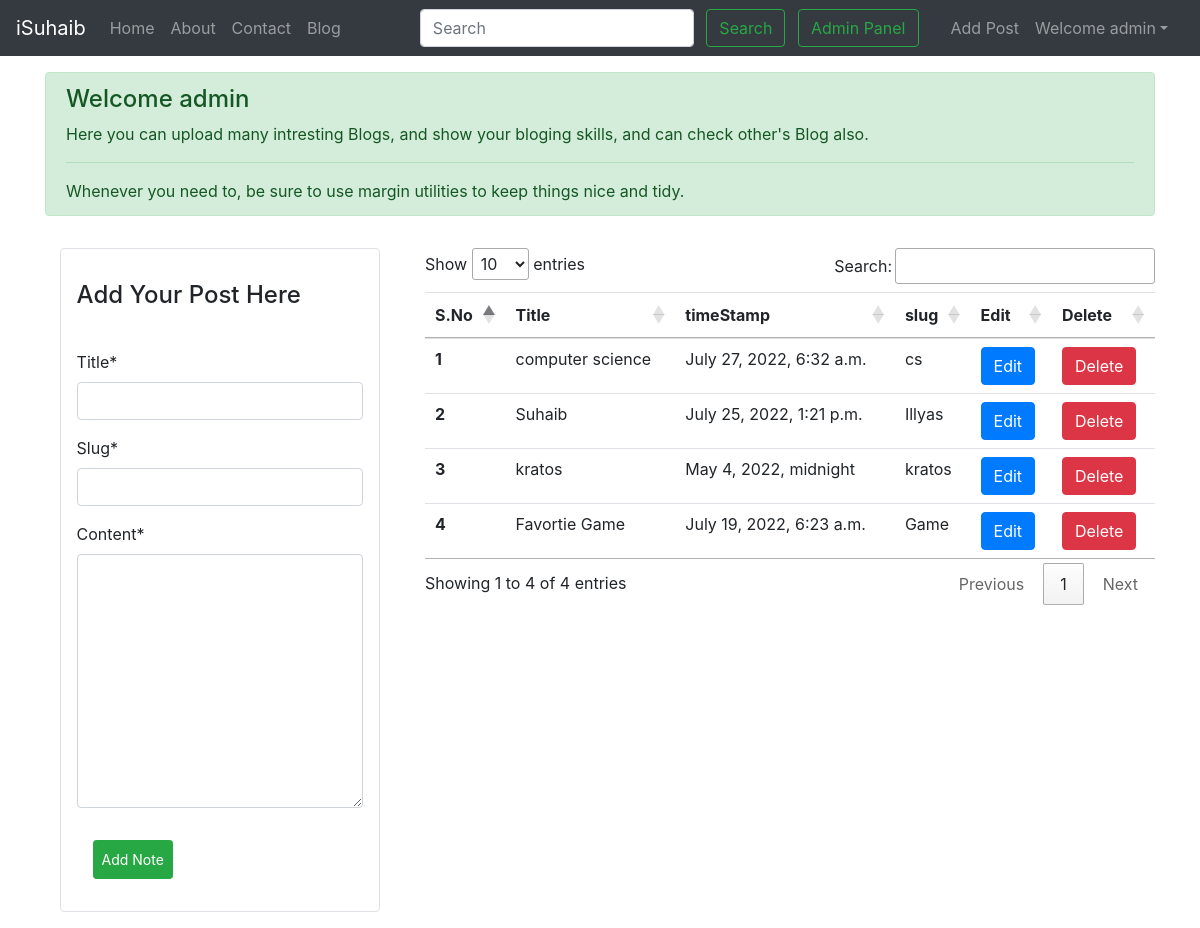
The page /blog/upload/ (signed in) on the database its author committed.
### blog/models.py (models this page shows, shortened)
class Post(models.Model):
    id=models.AutoField(primary_key=True)
    title=models.CharField(max_length=255)
    user=models.ForeignKey(User, on_delete=models.CASCADE, default=0)
    slug=models.CharField(max_length=130)
    timeStamp=models.DateTimeField(blank=True, default=now)
    content=models.TextField()
    img = models.ImageField(upload_to='static', default=0)

### blog/views.py (the view, shortened to what this page needs)
# urls.py: path('upload/', views.upload, name = 'upload-post'),
def upload(request):
    if request.user.is_authenticated:
        form = UserPost()
        notes = Post.objects.filter(user = request.user ).order_by('-id')
        data ={
            'form':form,
            'notes':notes
        }
        return render(request, template_name='blog/upload_form.html',context = data)
    else:
        return redirect('home')

### blog/forms.py
class UserPost(forms.ModelForm):
    class Meta:
        model = Post
        fields = ['title','slug','content']

### templates/blog/upload_form.html (shortened to what this page needs)
{% extends 'base.html' %}
{% load crispy_forms_tags %}
{% block body %}
<div class="container mt-3">
        <div class="alert alert-success" role="alert">
                <h4 class="alert-heading">Welcome {{request.user.username}}</h4>
                <p>Here you can upload many intresting Blogs, and show your bloging skills, and can check other's Blog also.</p>
                <hr>
                <p class="mb-0">Whenever you need to, be sure to use margin utilities to keep things nice and tidy.</p>
        </div>
</div>
<div class="container">
        <div class="row">
                <div class="col-lg-4 mt-3 mb-3">
                        <div class="col-11 mx-sm-auto rounded border p-3">
                                <h4 class="pt-3 pb-4">Add Your Post Here</h4>
                                <form id="noteForm">
                                        {{form | crispy}}
                                        <input type="submit" class="btn btn-success btn-sm m-3 p-2" value="Add Note" id="add">
                                </form>
                        </div>
                </div>
                <div class="col-lg-8 mt-3 mb-3">
                        <table class="table " id="notesTable">
                                <thead>
                                        <tr>
                                                <th scope="col">S.No</th>
                                                <th scope="col">Title</th>
                                                <th scope="col">timeStamp</th>
                                                <th scope="col">slug</th>
                                                <th scope="col">Edit</th>
                                                <th scope="col">Delete</th>
                                        </tr>
                                </thead>
                                <tbody>
                                        {% for post in notes %}
                                        <tr>
                                                <th scope="row">{{forloop.counter}}</th>
                                                <td class="title">{{post.title}}</td>
                                                <td class="description">{{post.timeStamp}}</td>
                                                <td class="slug">{{post.slug}}</td>
                                                <td><button data="{{post.id}}" class="btn btn-primary edit">Edit</button></td>
                                                <td><button data="{{post.id}}" class="btn btn-danger delete">Delete</button></td>
                                        </tr>
                                        {% endfor %}
                                </tbody>
                        </table>
                </div>
        </div>
</div>
{% endblock %}

### templates/base.html (shortened to what this page needs)
<!DOCTYPE html>
<html lang="en">
  <head>
    <link rel="stylesheet" href="https://cdn.datatables.net/1.12.1/css/jquery.dataTables.min.css">
    <link rel="stylesheet" href="https://stackpath.bootstrapcdn.com/bootstrap/4.5.2/css/bootstrap.min.css">
  </head>
  <body>
    <nav class="navbar navbar-expand-lg navbar-dark bg-dark">
        <a class="navbar-brand" href="/">iSuhaib</a>
        <div class="collapse navbar-collapse" id="navbarSupportedContent">
          <ul class="navbar-nav mr-auto">
            <li class="nav-item {% block homeactive %}  {% endblock homeactive %}">
              <a class="nav-link" href="/">Home <span class="sr-only">(current)</span></a>
            </li>
            <li class="nav-item {% block aboutactive %}  {% endblock aboutactive %}" >
              <a class="nav-link" href="/about">About</a>
            </li>
            <li class="nav-item {% block contactactive %}  {% endblock contactactive %} ">
              <a class="nav-link" href="/contact">Contact</a>
            </li>
            <li class="nav-item {% block blogactive %}  {% endblock blogactive %} ">
              <a class="nav-link" href="/blog/">Blog</a>
            </li>
          </ul>
          <div class="ml-auto form-inline ">
          <form method="get" action="/search"class="my-2 my-lg-0 mx-3">
            <input class="form-control mr-sm-2" type="search" placeholder="Search" aria-label="Search" name="query" id="query">
            <button class="btn btn-outline-success my-2 my-sm-0 " type="submit">Search</button>
            <a href="/admin/" role="button" target="_blank" class="btn btn-outline-success m-2 my-sm-0"> Admin Panel </a>
          </form>
{% if user.is_authenticated %}
<ul class="navbar-nav mr-2">
  <li class="nav-item" >
    <a class="nav-link" href="/blog/upload/">Add Post</a>
  </li>
  <li class="nav-item dropdown">
    <a class="nav-link dropdown-toggle" href='#' id="navbarDropdown" role="button" data-toggle="dropdown"> Welcome {{request.user}}</a>
  </li>
</ul>
    </div>
{% endif %}
        </div>
      </nav>
      {% block body %}  {% endblock body %}
  </body>
</html>

### rows shown on the page
Post: title "computer science", timeStamp "July 27, 2022, 6:32 a.m.", slug "cs"
Post: title "Suhaib", timeStamp "July 25, 2022, 1:21 p.m.", slug "Illyas"
Post: title "kratos", timeStamp "May 4, 2022, midnight", slug "kratos"
Post: title "Favortie Game", timeStamp "July 19, 2022, 6:23 a.m.", slug "Game"

### other values the page prints
{{ request.user }} "admin"
{{ request.user.username }} "admin"
